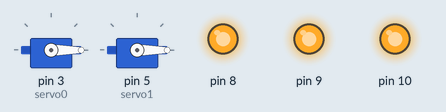
The sketch below on a simulated Arduino Uno, built with avr-gcc and run on an emulated ATmega328P. Shown: 2 × servo, output pins drawn as LEDs (lit = HIGH).

Above: at 0.1 s.
Timing chart, 0 to 1.6 s (numbered marks = the images above):
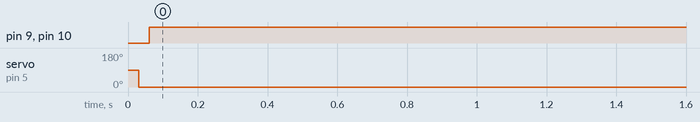

The sketch:

servo_python.ino
```cpp
#include<Servo.h>
Servo servo0;
Servo servo1;
int incoming[1];
int pos=0;
void setup() {
  // put your setup code here, to run once:
  Serial.begin(9600);
  servo0.attach(3);
  servo1.attach(5);
  pinMode(8,OUTPUT);
  pinMode(9,OUTPUT);
  pinMode(10,OUTPUT);
  digitalWrite(8,HIGH);
}


void loop()
 {
      // put your main code here, to run repeatedly:
             while(Serial.available()>=1){
                      for(int i=0;i<=1;i++){
                     incoming[i]=Serial.read();
                        }
               }
            incoming[0]=incoming[0]/2;


                              for (pos = 0; pos <= incoming[0]; pos += 1)         // goes from 0 degrees to 180 degrees

                                                                                // in steps of 1 degree

                              {

                                servo0.write(pos);                                 // tell servo to go to position in variable 'pos'

                                delay(15);                                                   // waits 15ms for the servo to reach the position

                              }

                            for (pos = incoming[0]; pos >= 0; pos -= 1)           // goes from 180 degrees to 0 degrees

                              {

                              servo0.write(pos);                                  // tell servo to go to position in variable 'pos'

                               delay(15);                                         // waits 15ms for the servo to reach the position

                              }

                               for (pos = 0; pos <= incoming[0]; pos += 1)         // goes from 0 degrees to 180 degrees

                                                                                // in steps of 1 degree

                              {

                                servo1.write(pos);                                 // tell servo to go to position in variable 'pos'

                                delay(15);                                                   // waits 15ms for the servo to reach the position

                              }

                            for (pos = incoming[0]; pos >= 0; pos -= 1)           // goes from 180 degrees to 0 degrees

                              {

                              servo1.write(pos);                                  // tell servo to go to position in variable 'pos'

                               delay(15);                                         // waits 15ms for the servo to reach the position

                              }
                              digitalWrite(8,HIGH);
                              digitalWrite(9,HIGH);
                              digitalWrite(10,HIGH);

                              if(incoming[0]>6){

                                digitalWrite(9,LOW);
                              }
                              if(incoming[0]<6){

                                digitalWrite(9,HIGH);
                              }


 }

/**
            if(incoming[0]!=0 && incoming[1]==0){
                              for (pos = 0; pos <= incoming[0]; pos += 1)         // goes from 0 degrees to 180 degrees

                                                                                // in steps of 1 degree

                              {

                                servo0.write(pos);                                 // tell servo to go to position in variable 'pos'

                                delay(15);                                                   // waits 15ms for the servo to reach the position

                              }
      //delay();
                            for (pos = incoming[0]; pos >= 0; pos -= 1)           // goes from 180 degrees to 0 degrees

                              {

                              servo0.write(pos);                                  // tell servo to go to position in variable 'pos'

                               delay(15);                                         // waits 15ms for the servo to reach the position

                              }

                   }

              else if(incoming[0]==0 && incoming[1]!=0){
                      for (pos = 0; pos <= incoming[1]; pos += 1)         // goes from 0 degrees to 180 degrees

                                                                                // in steps of 1 degree

                      {

                        servo1.write(pos);                                 // tell servo to go to position in variable 'pos'

                        delay(15);                                                   // waits 15ms for the servo to reach the position

                      }
      //delay();
                      for (pos = incoming[1]; pos >= 0; pos -= 1)           // goes from 180 degrees to 0 degrees

                      {

                       servo1.write(pos);                                  // tell servo to go to position in variable 'pos'

                       delay(15);                                         // waits 15ms for the servo to reach the position

                      }

                    }

               else if(incoming[0]!=0 && incoming[1]!=0){
                     for (pos = 0; pos <= incoming[0]; pos += 1)         // goes from 0 degrees to 180 degrees

                                                                                // in steps of 1 degree

                       {

                          servo0.write(pos);                                 // tell servo to go to position in variable 'pos'

                        delay(15);                                                   // waits 15ms for the servo to reach the position

                       }
                  for (pos = 0; pos <= incoming[1]; pos += 1)         // goes from 0 degrees to 180 degrees

                                                                                // in steps of 1 degree

                     {

                       servo0.write(pos);                                 // tell servo to go to position in variable 'pos'

                       delay(15);                                                   // waits 15ms for the servo to reach the position

                     }
      //delay();
                   for (pos = incoming[0]; pos >= 0; pos -= 1)           // goes from 180 degrees to 0 degrees

                     {

                      servo1.write(pos);                                  // tell servo to go to position in variable 'pos'

                      delay(15);                                         // waits 15ms for the servo to reach the position

                       }


                 for (pos = incoming[1]; pos >= 0; pos -= 1)           // goes from 180 degrees to 0 degrees

                        {

                             servo1.write(pos);                                  // tell servo to go to position in variable 'pos'

                              delay(15);                                         // waits 15ms for the servo to reach the position

                        }

                }


    }


    **/
```

Measured:
- by itself, pin 9, pin 10: LOW → HIGH at 0.06 s
- by itself, servo on pin 5 (servo1): 90° → 0° at 0.03 s
